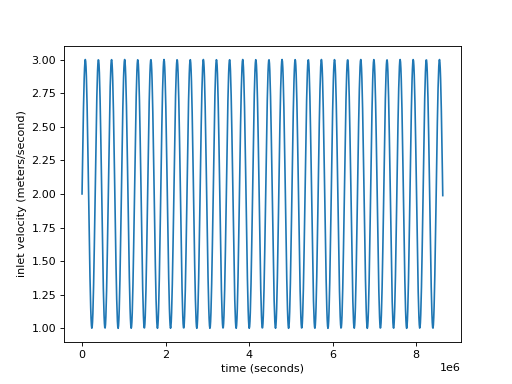

Write Python code to recreate this figure.
end_time = 86400 * 100
_time_array, _velocity_array = create_velocity_array(
            end_time)

# make a plot of the boundary condition
fig, ax = plt.subplots()
ax.plot(_time_array, _velocity_array)
ax.set_xlabel('time (seconds)')
ax.set_ylabel('inlet velocity (meters/second)')
plt.show()
